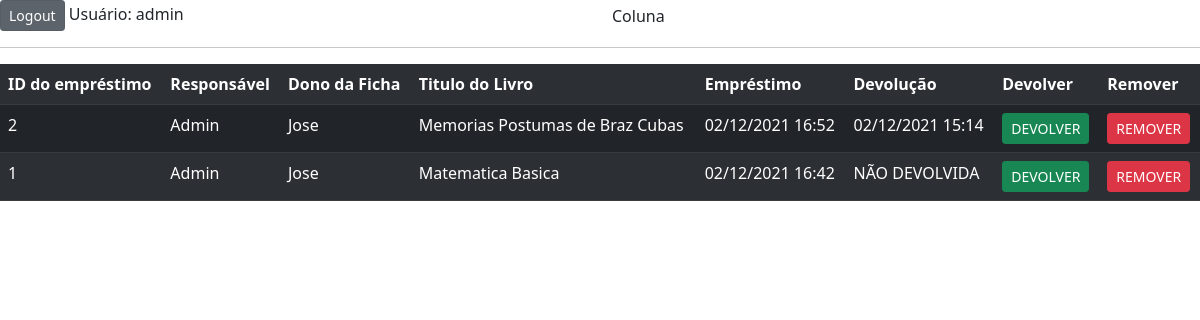
/livro/emprestimo/listar (signed in), run on an earlier commit of the app's database.
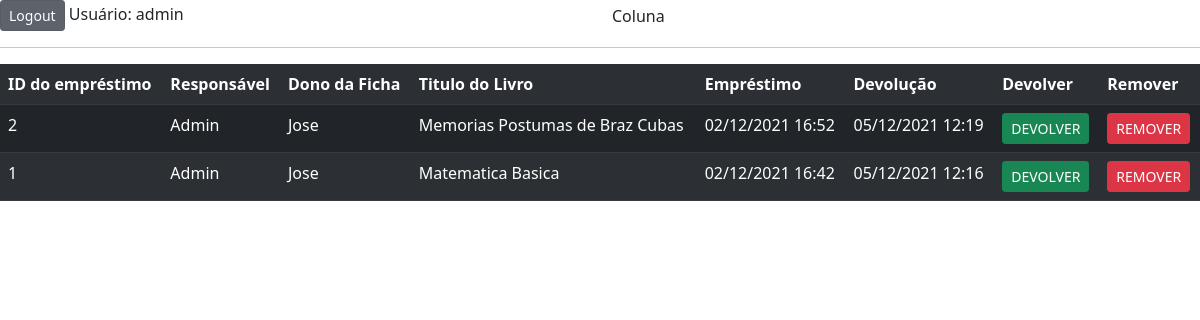
And on a later commit of the database.
### emprestimo.py (models this page shows)
class Emprestimo(db.Model):
    id = db.Column(db.Integer, primary_key=True)
    id_usuario = db.Column(db.Integer,db.ForeignKey('usuario.id'))
    id_livro = db.Column(db.Integer,db.ForeignKey('livro.id'))
    id_ficha = db.Column(db.Integer,db.ForeignKey('ficha.id'))
    data_emprestimo = db.Column(db.DateTime, unique=False, nullable=False, default=func.now())
    data_devolucao = db.Column(db.DateTime, unique=False, nullable=True)

### usuario.py (models this page shows)
class Usuario(db.Model):
    id = db.Column(db.Integer, primary_key=True)
    nome = db.Column(db.String(200), unique=False, nullable=False)
    username = db.Column(db.String(80), unique=True, nullable=False)
    email = db.Column(db.String(120), unique=True, nullable=False)
    telefone = db.Column(db.String(20),unique=False, nullable=False)
    senha = db.Column(db.String(80), unique=False, nullable=False)
    admin = db.Column(db.Boolean(), default=False)
    emprestimo = db.relationship('Emprestimo', backref='usuario', lazy=True)

### ficha.py (models this page shows)
class Ficha(db.Model):
    id = db.Column(db.Integer, primary_key=True)
    nome = db.Column(db.String(200), unique=False, nullable=False)
    cpf = db.Column(db.String(20), unique=True, nullable=False)
    email = db.Column(db.String(120), unique=True, nullable=False)
    emprestimo = db.relationship('Emprestimo', backref='ficha', lazy=True)

### livro.py (models this page shows)
class Livro(db.Model):
    id = db.Column(db.Integer, primary_key=True)
    titulo = db.Column(db.String(200), unique=False, nullable=False)
    autor = db.Column(db.String(80), unique=False, nullable=False)
    genero = db.Column(db.String(120), unique=False, nullable=False)
    disponivel = db.Column(db.Boolean, default=True)
    emprestimo = db.relationship('Emprestimo', backref='livro', lazy=True)

### app.py (the view)
@app.route('/livro/emprestimo/listar')
def listar_emprestimos():
    if session.get('autenticado',False)==False:
        flash(u'Login necessário!')
        return(redirect(url_for('login')))
    emprestimos = Emprestimo.query.order_by(Emprestimo.data_emprestimo.desc()).all()
    return(render_template('emprestimos.html', emprestimos=emprestimos))

### templates/emprestimos.html
{% extends "base.html" %}
{% block conteudo %}
<table class="table table-dark table-striped">
    <tr>
        <th>ID do empréstimo</th>
        <th>Responsável</th>
        <th>Dono da Ficha</th>
        <th>Titulo do Livro</th>
        <th>Empréstimo</th>
        <th>Devolução</th>
        <th>Devolver</th>
        <th>Remover</th>
    </tr>
    {% for emprestimo in emprestimos %}
        <tr>
            <td>{{emprestimo.id}}</td>
            <td>{{emprestimo.usuario.nome}}</td>
            <td>{{emprestimo.ficha.nome}}</td>
            <td>{{emprestimo.livro.titulo}}</td>
            <td>{{emprestimo.data_emprestimo.strftime('%d/%m/%Y %H:%M')}}</td>
            {% if emprestimo.data_devolucao is not none %}
                <td>{{emprestimo.data_devolucao.strftime('%d/%m/%Y %H:%M')}}</td>
            {% else %}
                <td>NÃO DEVOLVIDA</td>
            {% endif %}
            <td>
                <a class="btn btn-success btn-sm" href="{{url_for('devolver_emprestimo',id_emprestimo=emprestimo.id)}}" role="button">DEVOLVER</a>
            </td>
            <td>
                <a class="btn btn-danger btn-sm" href="{{url_for('remover_emprestimo',id_emprestimo=emprestimo.id)}}" role="button">REMOVER</a>
            </td>
        </tr>
    {% endfor %}
</table>
{% endblock %}

### templates/base.html (shortened to what this page needs)
<!DOCTYPE html>
<html>
    <head>
      <link href="https://cdn.jsdelivr.net/npm/bootstrap@5.1.3/dist/css/bootstrap.min.css" rel="stylesheet">
    </head>
<body>
  <div class="row align-items-center">
    <div class="col mr-1">
  {% if session.get('autenticado',False)==False %}
    <a class="btn btn-primary btn-sm" href="{{url_for('login')}}" role="button">Login</a>
  {% else %}
    <a class="btn btn-secondary btn-sm" href="{{url_for('logout')}}" role="button">Logout</a>
    Usuário: {{session.get('username')}}
  {% endif %}
    </div>
    <div class="col mr-1">Coluna</div>
  </div>
  <hr>
    {% block conteudo %}
    {% endblock %}
</body>
</html>

What changed in the data, as far as the page shows it:
changed Emprestimo "Memorias Postumas de Braz Cubas": data_devolucao "02/12/2021 15:14" → "05/12/2021 12:19"
changed Emprestimo "Matematica Basica": data_devolucao (not shown) → "05/12/2021 12:16"; no longer shows "NÃO DEVOLVIDA"
